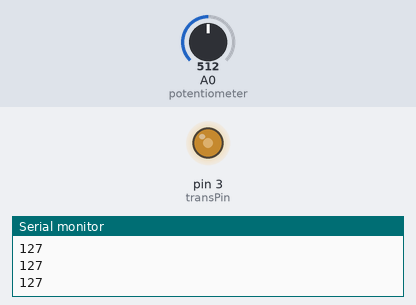
Recording of a sketch running on a simulated Arduino Uno, built with avr-gcc and run on an emulated ATmega328P. Shown: output pins drawn as LEDs (lit = HIGH), the last lines printed to the serial monitor. The test bench sets the inputs (shaded band); at power-on: A0 (potentiometer) = 512.

Above: at 1.2 s.
1.3 s: A0 (potentiometer) set to 716
At 2.0 s:
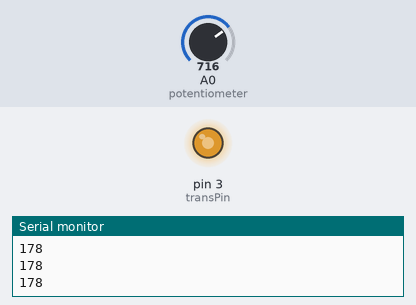
2.8 s: A0 (potentiometer) set to 900
At 3.2 s:
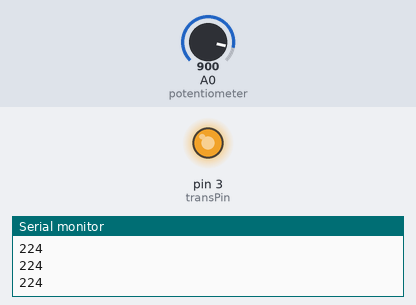
4.3 s: A0 (potentiometer) set to 122
At 5.5 s:
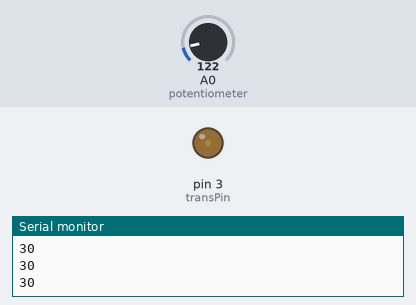
5.8 s: A0 (potentiometer) set to 0
At 6.6 s:
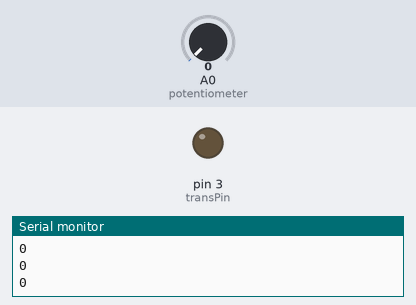
7.3 s: A0 (potentiometer) set to 511
At 7.7 s:
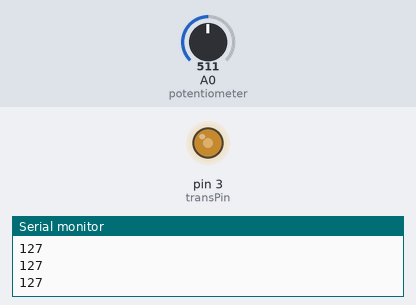
Timing chart, 0 to 9.8 s (numbered marks = the images above; inputs shaded):
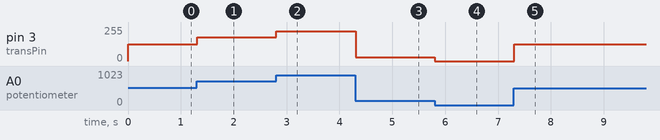

Measured:
- after the input at 1.3 s, pin 3 (transPin): 127/255 → 178/255 at once
- after the input at 2.8 s, pin 3 (transPin): 178/255 → 224/255 at once
- after the input at 4.3 s, pin 3 (transPin): 224/255 → 30/255 at once
- after the input at 5.8 s, pin 3 (transPin): 30/255 → 0/255 at once
- after the input at 7.3 s, pin 3 (transPin): 0/255 → 127/255 at once

The sketch:

dcMotor.ino
```cpp
/*
 Controlling a servo position using a potentiometer (variable resistor)
 by Michal Rinott <http://people.interaction-ivrea.it/m.rinott>

 modified on 8 Nov 2013
 by Scott Fitzgerald
 http://www.arduino.cc/en/Tutorial/Knob
*/
#define transPin 3

int val;    // variable to read the value from the analog pin

void setup() {
  Serial.begin(9600);
  pinMode(transPin, OUTPUT);
}

void loop() {
  val = analogRead(A0);            // reads the value of the potentiometer (value between 0 and 1023)
  val = map(val, 0, 1023, 0, 255);
  Serial.println(val);
  // scale it to use it with the servo (value between 0 and 180)
  analogWrite(transPin, val);
}
```
